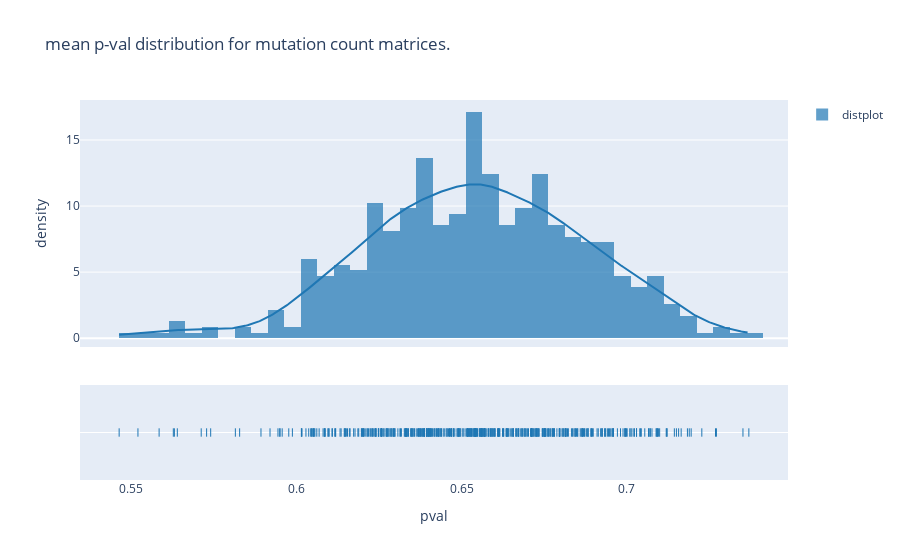

This figure's notebook cell:
### Markdown cell above
> plotting

### Code cell
np.random.seed(1)

hist_data= np.array(grid_mean)
hist_data= hist_data[~np.isnan(hist_data)]
hist_data= [hist_data]
group_labels = ['distplot'] # name of the dataset

fig = ff.create_distplot(hist_data, group_labels,
                        bin_size=.005)


fig.update_layout(title_text='mean p-val distribution for mutation count matrices.')
fig.update_layout(xaxis_title= 'pval')
fig.update_layout(yaxis_title= 'density')

iplot(fig)

### Figure 1 — Plotly figure (JSON) as saved in the notebook; plotly's stock layout.template omitted (floating-point values rounded to 4 significant figures; data arrays with more than 128 entries replaced by an {"elided": "..."} marker saying what was removed)
{"data": [{"autobinx": false, "histnorm": "probability density", "legendgroup": "distplot", "marker": {"color": "rgb(31, 119, 180)"}, "name": "distplot", "opacity": 0.7, "type": "histogram", "x": {"elided": "468 float values"}, "xaxis": "x", "xbins": {"end": 0.737, "size": 0.005, "start": 0.5463}, "yaxis": "y"}, {"legendgroup": "distplot", "marker": {"color": "rgb(31, 119, 180)"}, "mode": "lines", "name": "distplot", "showlegend": false, "type": "scatter", "x": {"elided": "500 float values"}, "xaxis": "x", "y": {"elided": "500 float values"}, "yaxis": "y"}, {"legendgroup": "distplot", "marker": {"color": "rgb(31, 119, 180)", "symbol": "line-ns-open"}, "mode": "markers", "name": "distplot", "showlegend": false, "type": "scatter", "x": {"elided": "468 float values"}, "xaxis": "x", "y": {"elided": "468 str values"}, "yaxis": "y2"}], "layout": {"barmode": "overlay", "hovermode": "closest", "legend": {"traceorder": "reversed"}, "title": {"text": "mean p-val distribution for mutation count matrices."}, "xaxis": {"anchor": "y2", "domain": [0, 1], "title": {"text": "pval"}, "zeroline": false}, "yaxis": {"anchor": "free", "domain": [0.35, 1], "position": 0, "title": {"text": "density"}}, "yaxis2": {"anchor": "x", "domain": [0, 0.25], "dtick": 1, "showticklabels": false}}}
